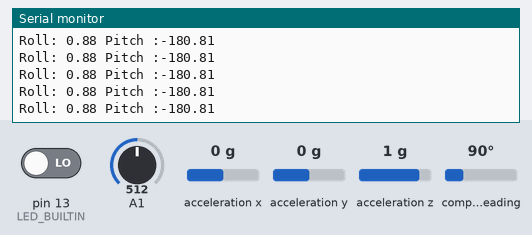
Bench run of a sketch on a simulated Arduino Uno, built with avr-gcc and run on an emulated ATmega328P. On the bench: the last lines printed to the serial monitor. The inputs (shaded band) are chosen by the test bench; at power-on: acceleration x 0 g, acceleration y 0 g, acceleration z 1 g, pin 13 (LED_BUILTIN) LOW, A1 = 512, compass heading 90°. No radio packets arrive unless stated.

Above: at 2.2 s.
2.3 s: acceleration x set to 0.8 g
At 2.8 s:
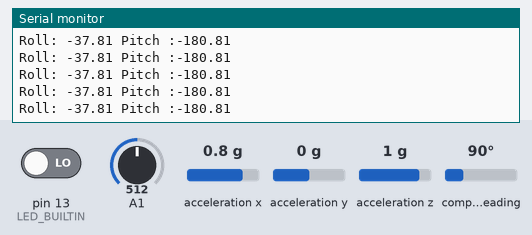
5.3 s: acceleration y set to -1.4 g
At 5.8 s:
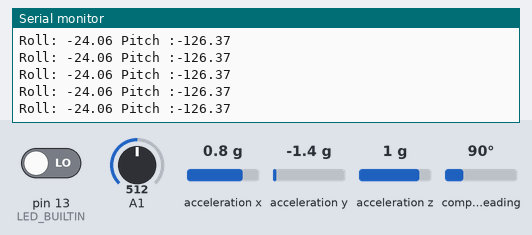
8.3 s: acceleration z set to -1.4 g
At 8.9 s:
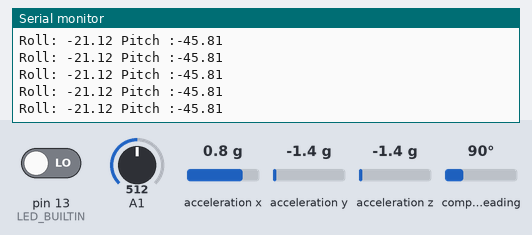
Timing chart, 0 to 11.3 s (numbered marks = the images above; inputs shaded):
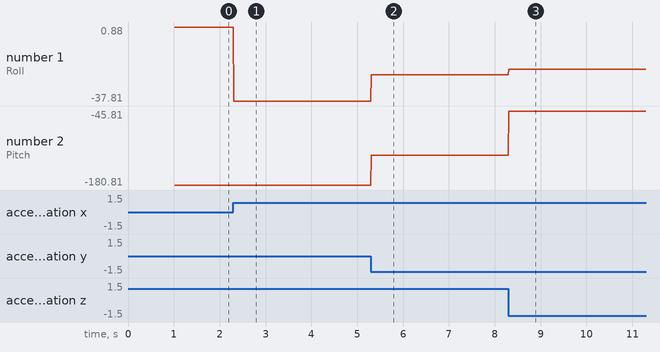

The sketch:

IMU.ino
```cpp
#include <Wire.h>
#include <Adafruit_Sensor.h>
#include <Adafruit_BNO055.h>
#include <utility/imumaths.h>

#include <SPI.h>
#include <RH_RF69.h>
#include <RHReliableDatagram.h>

#define HOST_ADDRESS 4

#define RF69_FREQ 915.0
#define RFM69_CS 8
#define RFM69_INT 3
#define RFM69_RST 4

// TO BE ADJUSTED
#define ANGLE_DEADZONE 3.50
#define ANGLE_CORRECTION_ROLL 0.88
#define ANGLE_CORRECTION_PITCH -0.81
#define SAMPLERATE_DELAY_MS 5

RH_RF69 RF69(RFM69_CS, RFM69_INT);
RHReliableDatagram RF69Mgr(RF69, HOST_ADDRESS);
uint8_t destAddr[4] = {
  0, // FL
  1, // BL
  2, // FR
  3  //BR
};

uint8_t effects[1] = {
  10 // 12 is higher frequency
};

Adafruit_BNO055 bno = Adafruit_BNO055(55, 0x28);
bool imuIdle = false;

void setup() {
  Serial.begin(115200);

  pinMode(RFM69_RST, OUTPUT);
  digitalWrite(RFM69_RST, LOW);

  // Manual reset.
  digitalWrite(RFM69_RST, HIGH);
  delay(10);
  digitalWrite(RFM69_RST, LOW);
  delay(10);

  while (!RF69Mgr.init()) {
    Serial.println("RFM69 radio init failed. Trying again....");
    delay(250);
  }

  Serial.println("RFM69 radio init OK!");
  if (!RF69.setFrequency(RF69_FREQ)) {
    Serial.println("setFrequency failed; using default");
  }

  RF69.setTxPower(20, true);  // range from 14-20 for power, 2nd arg must be true for 69HCW

  // The encryption key has to be the same as the one in the server
  // uint8_t key[] = { 0x01, 0x02, 0x03, 0x04, 0x05, 0x06, 0x07, 0x08,
  //                   0x01, 0x02, 0x03, 0x04, 0x05, 0x06, 0x07, 0x08 };

  // RF69.setEncryptionKey(key);

  Serial.print("RFM69 radio @");
  Serial.print((int)RF69_FREQ);
  Serial.println(" MHz");

  if(!bno.begin()) {
    Serial.print("No BNO055 detected ... Check your wiring or I2C ADDR!");
    while(1);
  }

  delay(1000);
  bno.setExtCrystalUse(true);
}

void loop() {
  sensors_event_t event;
  bno.getEvent(&event);

  float roll = (float) -1 * event.orientation.y + ANGLE_CORRECTION_ROLL;
  float pitch = wrapPitch((float) -1 * event.orientation.z) + ANGLE_CORRECTION_PITCH;

  Serial.print(F("Roll: "));
  Serial.print(roll);
  Serial.print(F(" Pitch :"));
  Serial.println(pitch);

  float bat_voltage = (analogRead(9) / 1023.0) * 6.6;
  if (bat_voltage < 3.5) blinkAsync(300);

  sendData(deadzone(roll), deadzone(pitch));
  delay(SAMPLERATE_DELAY_MS);
}

unsigned long ledTimer = 0;

void blinkAsync(int delay) {
  if (millis() - ledTimer > delay) {
    digitalWrite(LED_BUILTIN, !digitalRead(LED_BUILTIN));
    Serial.println("Batt low!");
    ledTimer = millis();
  }
}

void sendData(float roll, float pitch) {
  // Serial.print(F("Roll: "));
  // Serial.print(roll);
  // Serial.print(F(" Pitch :"));
  // Serial.println(pitch);

  // Simplified X logic (FL: 0, BL: 1, FR: 2, BR: 3), 1 or 2 vibrations at a time
  if (roll != 0 && pitch != 0){
    uint8_t addr[1];
    if (roll > 0){
      if (pitch > 0){
        addr[0] = destAddr[1];
      } else {
        addr[0] = destAddr[0];
      }
    } else {
      if (pitch > 0){
        addr[0] = destAddr[3];
      } else {
        addr[0] = destAddr[2];
      }
    }

    writeMotors(addr, 1);

  } else if (roll != 0){
      uint8_t addr[2]={0, 0};
      if (roll > 0){
        addr[0] = destAddr[0], addr[1] = destAddr[1];
      } else {
        addr[0] = destAddr[2], addr[1] = destAddr[3];
      }

      writeMotors(addr, 2);

  } else if (pitch != 0) {
      uint8_t addr[2]={0, 0};

      if (pitch > 0){
        addr[0] = destAddr[1], addr[1] = destAddr[3];
      } else {
        addr[0] = destAddr[0], addr[1] = destAddr[2];
      }

      writeMotors(addr, 2);

  } else if (!imuIdle) {
    imuIdle = true;
    // writeMotors(destAddr, 4);
  }
}

void writeMotors(uint8_t activeMotors[], int num) {
  imuIdle = false;
  byte buff[1] = {effects[0]};

  for (int i = 0; i < num; i++) {
    RF69Mgr.sendto(buff, 1, activeMotors[i]);
    // Serial.println("Writing to " + (String)activeMotors[i]);
  }
}

float deadzone(float input) {
  return abs(input) <= ANGLE_DEADZONE ? 0 : input;
}

float wrapPitch(float pitch) {
  if (pitch > 0) {
    return mapFloat(pitch, 180, 0, 0, 180);
  } else return mapFloat(pitch, -180, 0, 0, -180);
}

float mapFloat(float x, float in_min, float in_max, float out_min, float out_max) {
  return (x - in_min) * (out_max - out_min) / (in_max - in_min) + out_min;
}
```

Measured:
- after the input at 2.3 s, the serial monitor: prints a new line at once (image 1)
- after the input at 5.3 s, the serial monitor: prints a new line at once (image 2)
- after the input at 8.3 s, the serial monitor: prints a new line at once (image 3)
- plotted number 1: 0.88 → -37.81 after the input at 2.3 s, -37.81 → -24.06 after the input at 5.3 s, -24.06 → -21.12 after the input at 8.3 s
- plotted number 2: -180.81 → -126.37 after the input at 5.3 s, -126.37 → -45.81 after the input at 8.3 s
